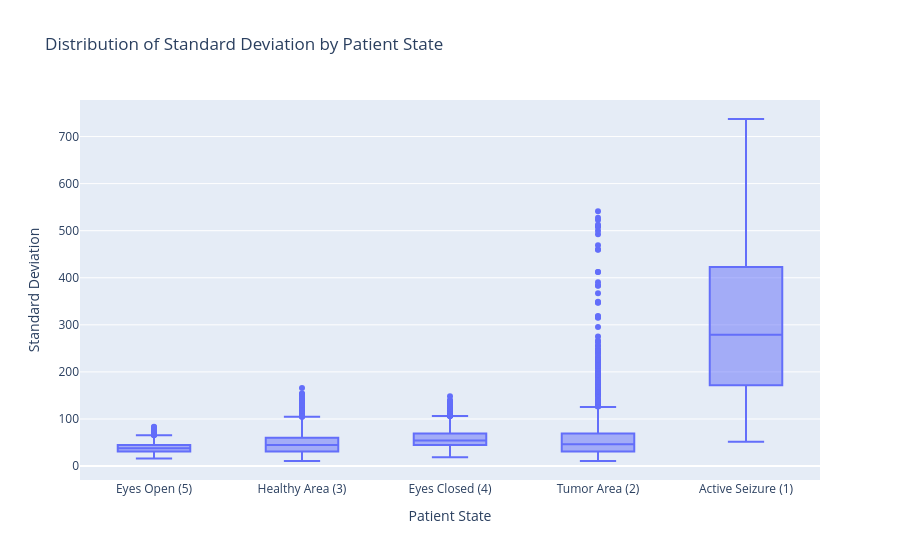

Write notebook code for a chart like this one.
### Code cell
import plotly.express as px

voltages = train_df.drop(columns=['y'])

# standard deviation for each row
plot_df = pd.DataFrame({
    "std_dev":  voltages.std(axis=1),
    "class_name": train_df['y'].map(class_titles)
    })
print(f"Standard deviation of voltages (first 5 rows):\n{plot_df.head()}")

fig = px.box(plot_df,
             x="class_name", 
             y="std_dev", 
             labels={"class_name": "Patient State", 
                     "std_dev": "Standard Deviation"}, 
             title="Distribution of Standard Deviation by Patient State")
fig.show()

### Figure 1 — Plotly figure (JSON) as saved in the notebook; plotly's stock layout.template omitted (floating-point values rounded to 4 significant figures; data arrays with more than 128 entries replaced by an {"elided": "..."} marker saying what was removed)
{"data": [{"alignmentgroup": "True", "hovertemplate": "Patient State=%{x}<br>Standard Deviation=%{y}<extra></extra>", "legendgroup": "", "marker": {"color": "#636efa"}, "name": "", "notched": false, "offsetgroup": "", "orientation": "v", "showlegend": false, "type": "box", "x": {"elided": "8050 str values"}, "x0": " ", "xaxis": "x", "y": {"elided": "8050 float values"}, "y0": " ", "yaxis": "y"}], "layout": {"boxmode": "group", "legend": {"tracegroupgap": 0}, "title": {"text": "Distribution of Standard Deviation by Patient State"}, "xaxis": {"anchor": "y", "domain": [0, 1], "title": {"text": "Patient State"}}, "yaxis": {"anchor": "x", "domain": [0, 1], "title": {"text": "Standard Deviation"}}}}
